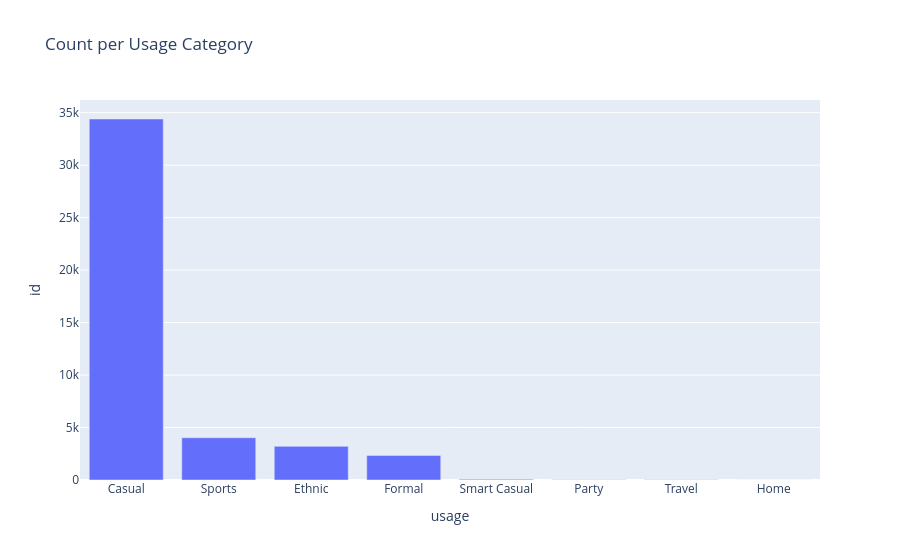

Notebook source saved alongside this figure:
### Code cell
fig = px.bar(data.groupby('usage').count().reset_index(), x='usage', y='id', title='Count per Usage Category')
fig.update_layout(barmode='stack', xaxis={'categoryorder':'total descending'})

### Figure 1 — Plotly figure (JSON) as saved in the notebook; plotly's stock layout.template omitted (floating-point values rounded to 4 significant figures)
{"data": [{"alignmentgroup": "True", "hovertemplate": "usage=%{x}<br>id=%{y}<extra></extra>", "legendgroup": "", "marker": {"color": "#636efa", "pattern": {"shape": ""}}, "name": "", "offsetgroup": "", "orientation": "v", "showlegend": false, "textposition": "auto", "type": "bar", "x": ["Casual", "Ethnic", "Formal", "Home", "Party", "Smart Casual", "Sports", "Travel"], "xaxis": "x", "y": [34401, 3208, 2345, 1, 29, 67, 4025, 26], "yaxis": "y"}], "layout": {"barmode": "stack", "legend": {"tracegroupgap": 0}, "title": {"text": "Count per Usage Category"}, "xaxis": {"anchor": "y", "categoryorder": "total descending", "domain": [0, 1], "title": {"text": "usage"}}, "yaxis": {"anchor": "x", "domain": [0, 1], "title": {"text": "id"}}}}
